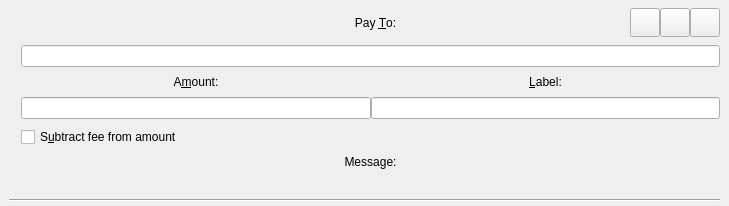
<?xml version="1.0" encoding="UTF-8"?>
<ui version="4.0">
 <class>SendCoinsEntry</class>
 <widget class="QStackedWidget" name="SendCoinsEntry">
  <property name="geometry">
   <rect>
    <x>0</x>
    <y>0</y>
    <width>729</width>
    <height>144</height>
   </rect>
  </property>
  <property name="focusPolicy">
   <enum>Qt::TabFocus</enum>
  </property>
  <property name="autoFillBackground">
   <bool>false</bool>
  </property>
  <property name="styleSheet">
   <string notr="true">#SendCoins, #SendCoins{
  background:transparent;
}</string>
  </property>
  <property name="currentIndex">
   <number>0</number>
  </property>
  <widget class="QFrame" name="SendCoins">
   <property name="toolTip">
    <string>This is a normal payment.</string>
   </property>
   <property name="styleSheet">
    <string notr="true"/>
   </property>
   <property name="frameShape">
    <enum>QFrame::NoFrame</enum>
   </property>
   <layout class="QGridLayout" name="gridLayout">
    <property name="topMargin">
     <number>8</number>
    </property>
    <property name="bottomMargin">
     <number>4</number>
    </property>
    <property name="horizontalSpacing">
     <number>12</number>
    </property>
    <property name="verticalSpacing">
     <number>8</number>
    </property>
    <item row="5" column="1">
     <layout class="QHBoxLayout" name="horizontalLayoutAmount" stretch="1">
      <item>
       <widget class="QCheckBox" name="checkboxSubtractFeeFromAmount">
        <property name="toolTip">
         <string>The fee will be deducted from the amount being sent. The recipient will receive a lower amount of Paccoin than you enter in the amount field. If multiple recipients are selected, the fee is split equally.</string>
        </property>
        <property name="text">
         <string>S&amp;ubtract fee from amount</string>
        </property>
       </widget>
      </item>
     </layout>
    </item>
    <item row="6" column="1">
     <widget class="QLabel" name="messageLabel">
      <property name="text">
       <string>Message:</string>
      </property>
      <property name="alignment">
       <set>Qt::AlignCenter</set>
      </property>
      <property name="class" stdset="0">
       <string>titleLabel</string>
      </property>
     </widget>
    </item>
    <item row="3" column="1">
     <layout class="QHBoxLayout" name="inputsContainer">
      <item>
       <widget class="BitcoinAmountField" name="payAmount">
        <property name="class" stdset="0">
         <string>LineEdit_PacCoins</string>
        </property>
       </widget>
      </item>
      <item>
       <widget class="QLineEdit" name="addAsLabel">
        <property name="toolTip">
         <string>Enter a label for this address to add it to the list of used addresses</string>
        </property>
        <property name="class" stdset="0">
         <string>LineEdit</string>
        </property>
       </widget>
      </item>
     </layout>
    </item>
    <item row="7" column="1">
     <widget class="QLabel" name="messageTextLabel">
      <property name="toolTip">
       <string>A message that was attached to the paccoin: URI which will be stored with the transaction for your reference. Note: This message will not be sent over the Paccoin network.</string>
      </property>
      <property name="textFormat">
       <enum>Qt::PlainText</enum>
      </property>
     </widget>
    </item>
    <item row="8" column="0" colspan="2">
     <widget class="Line" name="line">
      <property name="orientation">
       <enum>Qt::Horizontal</enum>
      </property>
     </widget>
    </item>
    <item row="0" column="1">
     <layout class="QHBoxLayout" name="PayToHeader">
      <item>
       <spacer name="horizontalSpacer">
        <property name="orientation">
         <enum>Qt::Horizontal</enum>
        </property>
        <property name="sizeType">
         <enum>QSizePolicy::Fixed</enum>
        </property>
        <property name="sizeHint" stdset="0">
         <size>
          <width>100</width>
          <height>20</height>
         </size>
        </property>
       </spacer>
      </item>
      <item>
       <widget class="QLabel" name="payToLabel">
        <property name="text">
         <string>Pay &amp;To:</string>
        </property>
        <property name="alignment">
         <set>Qt::AlignCenter</set>
        </property>
        <property name="buddy">
         <cstring>payTo</cstring>
        </property>
        <property name="class" stdset="0">
         <string>titleLabel</string>
        </property>
       </widget>
      </item>
      <item>
       <widget class="QToolButton" name="addressBookButton">
        <property name="toolTip">
         <string>Choose previously used address</string>
        </property>
        <property name="text">
         <string/>
        </property>
        <property name="iconSize">
         <size>
          <width>22</width>
          <height>22</height>
         </size>
        </property>
        <property name="shortcut">
         <string>Alt+A</string>
        </property>
        <property name="class" stdset="0">
         <string>QuickButton</string>
        </property>
       </widget>
      </item>
      <item>
       <widget class="QToolButton" name="pasteButton">
        <property name="toolTip">
         <string>Paste address from clipboard</string>
        </property>
        <property name="text">
         <string/>
        </property>
        <property name="iconSize">
         <size>
          <width>22</width>
          <height>22</height>
         </size>
        </property>
        <property name="shortcut">
         <string>Alt+P</string>
        </property>
        <property name="class" stdset="0">
         <string>QuickButton</string>
        </property>
       </widget>
      </item>
      <item>
       <widget class="QToolButton" name="deleteButton">
        <property name="toolTip">
         <string>Remove this entry</string>
        </property>
        <property name="text">
         <string/>
        </property>
        <property name="iconSize">
         <size>
          <width>22</width>
          <height>22</height>
         </size>
        </property>
        <property name="class" stdset="0">
         <string>QuickButton</string>
        </property>
       </widget>
      </item>
     </layout>
    </item>
    <item row="1" column="1">
     <layout class="QHBoxLayout" name="payToLayout">
      <property name="spacing">
       <number>0</number>
      </property>
      <item>
       <widget class="QValidatedLineEdit" name="payTo">
        <property name="toolTip">
         <string>The Paccoin address to send the payment to</string>
        </property>
        <property name="class" stdset="0">
         <string>LineEdit</string>
        </property>
       </widget>
      </item>
     </layout>
    </item>
    <item row="2" column="1">
     <layout class="QHBoxLayout" name="labelAmounTitles">
      <item>
       <widget class="QLabel" name="amountLabel">
        <property name="text">
         <string>A&amp;mount:</string>
        </property>
        <property name="alignment">
         <set>Qt::AlignCenter</set>
        </property>
        <property name="buddy">
         <cstring>payAmount</cstring>
        </property>
        <property name="class" stdset="0">
         <string>titleLabel</string>
        </property>
       </widget>
      </item>
      <item>
       <widget class="QLabel" name="labellLabel">
        <property name="text">
         <string>&amp;Label:</string>
        </property>
        <property name="alignment">
         <set>Qt::AlignCenter</set>
        </property>
        <property name="buddy">
         <cstring>addAsLabel</cstring>
        </property>
        <property name="class" stdset="0">
         <string>titleLabel</string>
        </property>
       </widget>
      </item>
     </layout>
    </item>
   </layout>
  </widget>
  <widget class="QFrame" name="SendCoins_UnauthenticatedPaymentRequest">
   <property name="palette">
    <palette>
     <active>
      <colorrole role="WindowText">
       <brush brushstyle="SolidPattern">
        <color alpha="255">
         <red>0</red>
         <green>0</green>
         <blue>0</blue>
        </color>
       </brush>
      </colorrole>
      <colorrole role="Button">
       <brush brushstyle="SolidPattern">
        <color alpha="255">
         <red>255</red>
         <green>255</green>
         <blue>127</blue>
        </color>
       </brush>
      </colorrole>
      <colorrole role="Light">
       <brush brushstyle="SolidPattern">
        <color alpha="255">
         <red>255</red>
         <green>255</green>
         <blue>255</blue>
        </color>
       </brush>
      </colorrole>
      <colorrole role="Midlight">
       <brush brushstyle="SolidPattern">
        <color alpha="255">
         <red>255</red>
         <green>255</green>
         <blue>191</blue>
        </color>
       </brush>
      </colorrole>
      <colorrole role="Dark">
       <brush brushstyle="SolidPattern">
        <color alpha="255">
         <red>127</red>
         <green>127</green>
         <blue>63</blue>
        </color>
       </brush>
      </colorrole>
      <colorrole role="Mid">
       <brush brushstyle="SolidPattern">
        <color alpha="255">
         <red>170</red>
         <green>170</green>
         <blue>84</blue>
        </color>
       </brush>
      </colorrole>
      <colorrole role="Text">
       <brush brushstyle="SolidPattern">
        <color alpha="255">
         <red>0</red>
         <green>0</green>
         <blue>0</blue>
        </color>
       </brush>
      </colorrole>
      <colorrole role="BrightText">
       <brush brushstyle="SolidPattern">
        <color alpha="255">
         <red>255</red>
         <green>255</green>
         <blue>255</blue>
        </color>
       </brush>
      </colorrole>
      <colorrole role="ButtonText">
       <brush brushstyle="SolidPattern">
        <color alpha="255">
         <red>0</red>
         <green>0</green>
         <blue>0</blue>
        </color>
       </brush>
      </colorrole>
      <colorrole role="Base">
       <brush brushstyle="SolidPattern">
        <color alpha="255">
         <red>255</red>
         <green>255</green>
         <blue>255</blue>
        </color>
       </brush>
      </colorrole>
      <colorrole role="Window">
       <brush brushstyle="SolidPattern">
        <color alpha="255">
         <red>255</red>
         <green>255</green>
         <blue>127</blue>
        </color>
       </brush>
      </colorrole>
      <colorrole role="Shadow">
       <brush brushstyle="SolidPattern">
        <color alpha="255">
         <red>0</red>
         <green>0</green>
         <blue>0</blue>
        </color>
       </brush>
      </colorrole>
      <colorrole role="AlternateBase">
       <brush brushstyle="SolidPattern">
        <color alpha="255">
         <red>255</red>
         <green>255</green>
         <blue>191</blue>
        </color>
       </brush>
      </colorrole>
      <colorrole role="ToolTipBase">
       <brush brushstyle="SolidPattern">
        <color alpha="255">
         <red>255</red>
         <green>255</green>
         <blue>220</blue>
        </color>
       </brush>
      </colorrole>
      <colorrole role="ToolTipText">
       <brush brushstyle="SolidPattern">
        <color alpha="255">
         <red>0</red>
         <green>0</green>
         <blue>0</blue>
        </color>
       </brush>
      </colorrole>
     </active>
     <inactive>
      <colorrole role="WindowText">
       <brush brushstyle="SolidPattern">
        <color alpha="255">
         <red>0</red>
         <green>0</green>
         <blue>0</blue>
        </color>
       </brush>
      </colorrole>
      <colorrole role="Button">
       <brush brushstyle="SolidPattern">
        <color alpha="255">
         <red>255</red>
         <green>255</green>
         <blue>127</blue>
        </color>
       </brush>
      </colorrole>
      <colorrole role="Light">
       <brush brushstyle="SolidPattern">
        <color alpha="255">
         <red>255</red>
         <green>255</green>
         <blue>255</blue>
        </color>
       </brush>
      </colorrole>
      <colorrole role="Midlight">
       <brush brushstyle="SolidPattern">
        <color alpha="255">
         <red>255</red>
         <green>255</green>
         <blue>191</blue>
        </color>
       </brush>
      </colorrole>
      <colorrole role="Dark">
       <brush brushstyle="SolidPattern">
        <color alpha="255">
         <red>127</red>
         <green>127</green>
         <blue>63</blue>
        </color>
       </brush>
      </colorrole>
      <colorrole role="Mid">
       <brush brushstyle="SolidPattern">
        <color alpha="255">
         <red>170</red>
         <green>170</green>
         <blue>84</blue>
        </color>
       </brush>
      </colorrole>
      <colorrole role="Text">
       <brush brushstyle="SolidPattern">
        <color alpha="255">
         <red>0</red>
         <green>0</green>
         <blue>0</blue>
        </color>
       </brush>
      </colorrole>
      <colorrole role="BrightText">
       <brush brushstyle="SolidPattern">
        <color alpha="255">
         <red>255</red>
         <green>255</green>
         <blue>255</blue>
        </color>
       </brush>
      </colorrole>
      <colorrole role="ButtonText">
       <brush brushstyle="SolidPattern">
        <color alpha="255">
         <red>0</red>
         <green>0</green>
         <blue>0</blue>
        </color>
       </brush>
      </colorrole>
      <colorrole role="Base">
       <brush brushstyle="SolidPattern">
        <color alpha="255">
         <red>255</red>
         <green>255</green>
         <blue>255</blue>
        </color>
       </brush>
      </colorrole>
      <colorrole role="Window">
       <brush brushstyle="SolidPattern">
        <color alpha="255">
         <red>255</red>
         <green>255</green>
         <blue>127</blue>
        </color>
       </brush>
      </colorrole>
      <colorrole role="Shadow">
       <brush brushstyle="SolidPattern">
        <color alpha="255">
         <red>0</red>
         <green>0</green>
         <blue>0</blue>
        </color>
       </brush>
      </colorrole>
      <colorrole role="AlternateBase">
       <brush brushstyle="SolidPattern">
        <color alpha="255">
         <red>255</red>
         <green>255</green>
         <blue>191</blue>
        </color>
       </brush>
      </colorrole>
      <colorrole role="ToolTipBase">
       <brush brushstyle="SolidPattern">
        <color alpha="255">
         <red>255</red>
         <green>255</green>
         <blue>220</blue>
        </color>
       </brush>
      </colorrole>
      <colorrole role="ToolTipText">
       <brush brushstyle="SolidPattern">
        <color alpha="255">
         <red>0</red>
         <green>0</green>
         <blue>0</blue>
        </color>
       </brush>
      </colorrole>
     </inactive>
     <disabled>
      <colorrole role="WindowText">
       <brush brushstyle="SolidPattern">
        <color alpha="255">
         <red>127</red>
         <green>127</green>
         <blue>63</blue>
        </color>
       </brush>
      </colorrole>
      <colorrole role="Button">
       <brush brushstyle="SolidPattern">
        <color alpha="255">
         <red>255</red>
         <green>255</green>
         <blue>127</blue>
        </color>
       </brush>
      </colorrole>
      <colorrole role="Light">
       <brush brushstyle="SolidPattern">
        <color alpha="255">
         <red>255</red>
         <green>255</green>
         <blue>255</blue>
        </color>
       </brush>
      </colorrole>
      <colorrole role="Midlight">
       <brush brushstyle="SolidPattern">
        <color alpha="255">
         <red>255</red>
         <green>255</green>
         <blue>191</blue>
        </color>
       </brush>
      </colorrole>
      <colorrole role="Dark">
       <brush brushstyle="SolidPattern">
        <color alpha="255">
         <red>127</red>
         <green>127</green>
         <blue>63</blue>
        </color>
       </brush>
      </colorrole>
      <colorrole role="Mid">
       <brush brushstyle="SolidPattern">
        <color alpha="255">
         <red>170</red>
         <green>170</green>
         <blue>84</blue>
        </color>
       </brush>
      </colorrole>
      <colorrole role="Text">
       <brush brushstyle="SolidPattern">
        <color alpha="255">
         <red>127</red>
         <green>127</green>
         <blue>63</blue>
        </color>
       </brush>
      </colorrole>
      <colorrole role="BrightText">
       <brush brushstyle="SolidPattern">
        <color alpha="255">
         <red>255</red>
         <green>255</green>
         <blue>255</blue>
        </color>
       </brush>
      </colorrole>
      <colorrole role="ButtonText">
       <brush brushstyle="SolidPattern">
        <color alpha="255">
         <red>127</red>
         <green>127</green>
         <blue>63</blue>
        </color>
       </brush>
      </colorrole>
      <colorrole role="Base">
       <brush brushstyle="SolidPattern">
        <color alpha="255">
         <red>255</red>
         <green>255</green>
         <blue>127</blue>
        </color>
       </brush>
      </colorrole>
      <colorrole role="Window">
       <brush brushstyle="SolidPattern">
        <color alpha="255">
         <red>255</red>
         <green>255</green>
         <blue>127</blue>
        </color>
       </brush>
      </colorrole>
      <colorrole role="Shadow">
       <brush brushstyle="SolidPattern">
        <color alpha="255">
         <red>0</red>
         <green>0</green>
         <blue>0</blue>
        </color>
       </brush>
      </colorrole>
      <colorrole role="AlternateBase">
       <brush brushstyle="SolidPattern">
        <color alpha="255">
         <red>255</red>
         <green>255</green>
         <blue>127</blue>
        </color>
       </brush>
      </colorrole>
      <colorrole role="ToolTipBase">
       <brush brushstyle="SolidPattern">
        <color alpha="255">
         <red>255</red>
         <green>255</green>
         <blue>220</blue>
        </color>
       </brush>
      </colorrole>
      <colorrole role="ToolTipText">
       <brush brushstyle="SolidPattern">
        <color alpha="255">
         <red>0</red>
         <green>0</green>
         <blue>0</blue>
        </color>
       </brush>
      </colorrole>
     </disabled>
    </palette>
   </property>
   <property name="toolTip">
    <string>This is an unauthenticated payment request.</string>
   </property>
   <property name="autoFillBackground">
    <bool>true</bool>
   </property>
   <property name="frameShape">
    <enum>QFrame::NoFrame</enum>
   </property>
   <layout class="QGridLayout" name="gridLayout_is">
    <property name="spacing">
     <number>12</number>
    </property>
    <item row="0" column="0">
     <widget class="QLabel" name="payToLabel_is">
      <property name="text">
       <string>Pay To:</string>
      </property>
      <property name="alignment">
       <set>Qt::AlignRight|Qt::AlignTrailing|Qt::AlignVCenter</set>
      </property>
     </widget>
    </item>
    <item row="0" column="1">
     <layout class="QHBoxLayout" name="payToLayout_is">
      <property name="spacing">
       <number>0</number>
      </property>
      <item>
       <widget class="QLabel" name="payTo_is"/>
      </item>
      <item>
       <widget class="QToolButton" name="deleteButton_is">
        <property name="toolTip">
         <string>Remove this entry</string>
        </property>
        <property name="text">
         <string/>
        </property>
       </widget>
      </item>
     </layout>
    </item>
    <item row="1" column="0">
     <widget class="QLabel" name="memoLabel_is">
      <property name="text">
       <string>Memo:</string>
      </property>
      <property name="alignment">
       <set>Qt::AlignRight|Qt::AlignTrailing|Qt::AlignVCenter</set>
      </property>
     </widget>
    </item>
    <item row="1" column="1">
     <widget class="QLabel" name="memoTextLabel_is">
      <property name="textFormat">
       <enum>Qt::PlainText</enum>
      </property>
     </widget>
    </item>
    <item row="2" column="0">
     <widget class="QLabel" name="amountLabel_is">
      <property name="text">
       <string>A&amp;mount:</string>
      </property>
      <property name="alignment">
       <set>Qt::AlignRight|Qt::AlignTrailing|Qt::AlignVCenter</set>
      </property>
      <property name="buddy">
       <cstring>payAmount_is</cstring>
      </property>
     </widget>
    </item>
    <item row="2" column="1">
     <widget class="BitcoinAmountField" name="payAmount_is">
      <property name="acceptDrops">
       <bool>false</bool>
      </property>
     </widget>
    </item>
   </layout>
  </widget>
  <widget class="QFrame" name="SendCoins_AuthenticatedPaymentRequest">
   <property name="palette">
    <palette>
     <active>
      <colorrole role="WindowText">
       <brush brushstyle="SolidPattern">
        <color alpha="255">
         <red>0</red>
         <green>0</green>
         <blue>0</blue>
        </color>
       </brush>
      </colorrole>
      <colorrole role="Button">
       <brush brushstyle="SolidPattern">
        <color alpha="255">
         <red>140</red>
         <green>232</green>
         <blue>119</blue>
        </color>
       </brush>
      </colorrole>
      <colorrole role="Light">
       <brush brushstyle="SolidPattern">
        <color alpha="255">
         <red>230</red>
         <green>255</green>
         <blue>224</blue>
        </color>
       </brush>
      </colorrole>
      <colorrole role="Midlight">
       <brush brushstyle="SolidPattern">
        <color alpha="255">
         <red>185</red>
         <green>243</green>
         <blue>171</blue>
        </color>
       </brush>
      </colorrole>
      <colorrole role="Dark">
       <brush brushstyle="SolidPattern">
        <color alpha="255">
         <red>70</red>
         <green>116</green>
         <blue>59</blue>
        </color>
       </brush>
      </colorrole>
      <colorrole role="Mid">
       <brush brushstyle="SolidPattern">
        <color alpha="255">
         <red>93</red>
         <green>155</green>
         <blue>79</blue>
        </color>
       </brush>
      </colorrole>
      <colorrole role="Text">
       <brush brushstyle="SolidPattern">
        <color alpha="255">
         <red>0</red>
         <green>0</green>
         <blue>0</blue>
        </color>
       </brush>
      </colorrole>
      <colorrole role="BrightText">
       <brush brushstyle="SolidPattern">
        <color alpha="255">
         <red>155</red>
         <green>255</green>
         <blue>147</blue>
        </color>
       </brush>
      </colorrole>
      <colorrole role="ButtonText">
       <brush brushstyle="SolidPattern">
        <color alpha="255">
         <red>0</red>
         <green>0</green>
         <blue>0</blue>
        </color>
       </brush>
      </colorrole>
      <colorrole role="Base">
       <brush brushstyle="SolidPattern">
        <color alpha="255">
         <red>119</red>
         <green>255</green>
         <blue>233</blue>
        </color>
       </brush>
      </colorrole>
      <colorrole role="Window">
       <brush brushstyle="SolidPattern">
        <color alpha="255">
         <red>140</red>
         <green>232</green>
         <blue>119</blue>
        </color>
       </brush>
      </colorrole>
      <colorrole role="Shadow">
       <brush brushstyle="SolidPattern">
        <color alpha="255">
         <red>0</red>
         <green>0</green>
         <blue>0</blue>
        </color>
       </brush>
      </colorrole>
      <colorrole role="AlternateBase">
       <brush brushstyle="SolidPattern">
        <color alpha="255">
         <red>197</red>
         <green>243</green>
         <blue>187</blue>
        </color>
       </brush>
      </colorrole>
      <colorrole role="NoRole">
       <brush brushstyle="SolidPattern">
        <color alpha="255">
         <red>125</red>
         <green>194</green>
         <blue>122</blue>
        </color>
       </brush>
      </colorrole>
      <colorrole role="ToolTipBase">
       <brush brushstyle="SolidPattern">
        <color alpha="255">
         <red>255</red>
         <green>255</green>
         <blue>220</blue>
        </color>
       </brush>
      </colorrole>
      <colorrole role="ToolTipText">
       <brush brushstyle="SolidPattern">
        <color alpha="255">
         <red>0</red>
         <green>0</green>
         <blue>0</blue>
        </color>
       </brush>
      </colorrole>
     </active>
     <inactive>
      <colorrole role="WindowText">
       <brush brushstyle="SolidPattern">
        <color alpha="255">
         <red>0</red>
         <green>0</green>
         <blue>0</blue>
        </color>
       </brush>
      </colorrole>
      <colorrole role="Button">
       <brush brushstyle="SolidPattern">
        <color alpha="255">
         <red>140</red>
         <green>232</green>
         <blue>119</blue>
        </color>
       </brush>
      </colorrole>
      <colorrole role="Light">
       <brush brushstyle="SolidPattern">
        <color alpha="255">
         <red>230</red>
         <green>255</green>
         <blue>224</blue>
        </color>
       </brush>
      </colorrole>
      <colorrole role="Midlight">
       <brush brushstyle="SolidPattern">
        <color alpha="255">
         <red>185</red>
         <green>243</green>
         <blue>171</blue>
        </color>
       </brush>
      </colorrole>
      <colorrole role="Dark">
       <brush brushstyle="SolidPattern">
        <color alpha="255">
         <red>70</red>
         <green>116</green>
         <blue>59</blue>
        </color>
       </brush>
      </colorrole>
      <colorrole role="Mid">
       <brush brushstyle="SolidPattern">
        <color alpha="255">
         <red>93</red>
         <green>155</green>
         <blue>79</blue>
        </color>
       </brush>
      </colorrole>
      <colorrole role="Text">
       <brush brushstyle="SolidPattern">
        <color alpha="255">
         <red>0</red>
         <green>0</green>
         <blue>0</blue>
        </color>
       </brush>
      </colorrole>
      <colorrole role="BrightText">
       <brush brushstyle="SolidPattern">
        <color alpha="255">
         <red>155</red>
         <green>255</green>
         <blue>147</blue>
        </color>
       </brush>
      </colorrole>
      <colorrole role="ButtonText">
       <brush brushstyle="SolidPattern">
        <color alpha="255">
         <red>0</red>
         <green>0</green>
         <blue>0</blue>
        </color>
       </brush>
      </colorrole>
      <colorrole role="Base">
       <brush brushstyle="SolidPattern">
        <color alpha="255">
         <red>119</red>
         <green>255</green>
         <blue>233</blue>
        </color>
       </brush>
      </colorrole>
      <colorrole role="Window">
       <brush brushstyle="SolidPattern">
        <color alpha="255">
         <red>140</red>
         <green>232</green>
         <blue>119</blue>
        </color>
       </brush>
      </colorrole>
      <colorrole role="Shadow">
       <brush brushstyle="SolidPattern">
        <color alpha="255">
         <red>0</red>
         <green>0</green>
         <blue>0</blue>
        </color>
       </brush>
      </colorrole>
      <colorrole role="AlternateBase">
       <brush brushstyle="SolidPattern">
        <color alpha="255">
         <red>197</red>
         <green>243</green>
         <blue>187</blue>
        </color>
       </brush>
      </colorrole>
      <colorrole role="NoRole">
       <brush brushstyle="SolidPattern">
        <color alpha="255">
         <red>125</red>
         <green>194</green>
         <blue>122</blue>
        </color>
       </brush>
      </colorrole>
      <colorrole role="ToolTipBase">
       <brush brushstyle="SolidPattern">
        <color alpha="255">
         <red>255</red>
         <green>255</green>
         <blue>220</blue>
        </color>
       </brush>
      </colorrole>
      <colorrole role="ToolTipText">
       <brush brushstyle="SolidPattern">
        <color alpha="255">
         <red>0</red>
         <green>0</green>
         <blue>0</blue>
        </color>
       </brush>
      </colorrole>
     </inactive>
     <disabled>
      <colorrole role="WindowText">
       <brush brushstyle="SolidPattern">
        <color alpha="255">
         <red>70</red>
         <green>116</green>
         <blue>59</blue>
        </color>
       </brush>
      </colorrole>
      <colorrole role="Button">
       <brush brushstyle="SolidPattern">
        <color alpha="255">
         <red>140</red>
         <green>232</green>
         <blue>119</blue>
        </color>
       </brush>
      </colorrole>
      <colorrole role="Light">
       <brush brushstyle="SolidPattern">
        <color alpha="255">
         <red>230</red>
         <green>255</green>
         <blue>224</blue>
        </color>
       </brush>
      </colorrole>
      <colorrole role="Midlight">
       <brush brushstyle="SolidPattern">
        <color alpha="255">
         <red>185</red>
         <green>243</green>
         <blue>171</blue>
        </color>
       </brush>
      </colorrole>
      <colorrole role="Dark">
       <brush brushstyle="SolidPattern">
        <color alpha="255">
         <red>70</red>
         <green>116</green>
         <blue>59</blue>
        </color>
       </brush>
      </colorrole>
      <colorrole role="Mid">
       <brush brushstyle="SolidPattern">
        <color alpha="255">
         <red>93</red>
         <green>155</green>
         <blue>79</blue>
        </color>
       </brush>
      </colorrole>
      <colorrole role="Text">
       <brush brushstyle="SolidPattern">
        <color alpha="255">
         <red>70</red>
         <green>116</green>
         <blue>59</blue>
        </color>
       </brush>
      </colorrole>
      <colorrole role="BrightText">
       <brush brushstyle="SolidPattern">
        <color alpha="255">
         <red>155</red>
         <green>255</green>
         <blue>147</blue>
        </color>
       </brush>
      </colorrole>
      <colorrole role="ButtonText">
       <brush brushstyle="SolidPattern">
        <color alpha="255">
         <red>70</red>
         <green>116</green>
         <blue>59</blue>
        </color>
       </brush>
      </colorrole>
      <colorrole role="Base">
       <brush brushstyle="SolidPattern">
        <color alpha="255">
         <red>140</red>
         <green>232</green>
         <blue>119</blue>
        </color>
       </brush>
      </colorrole>
      <colorrole role="Window">
       <brush brushstyle="SolidPattern">
        <color alpha="255">
         <red>140</red>
         <green>232</green>
         <blue>119</blue>
        </color>
       </brush>
      </colorrole>
      <colorrole role="Shadow">
       <brush brushstyle="SolidPattern">
        <color alpha="255">
         <red>0</red>
         <green>0</green>
         <blue>0</blue>
        </color>
       </brush>
      </colorrole>
      <colorrole role="AlternateBase">
       <brush brushstyle="SolidPattern">
        <color alpha="255">
         <red>140</red>
         <green>232</green>
         <blue>119</blue>
        </color>
       </brush>
      </colorrole>
      <colorrole role="NoRole">
       <brush brushstyle="SolidPattern">
        <color alpha="255">
         <red>125</red>
         <green>194</green>
         <blue>122</blue>
        </color>
       </brush>
      </colorrole>
      <colorrole role="ToolTipBase">
       <brush brushstyle="SolidPattern">
        <color alpha="255">
         <red>255</red>
         <green>255</green>
         <blue>220</blue>
        </color>
       </brush>
      </colorrole>
      <colorrole role="ToolTipText">
       <brush brushstyle="SolidPattern">
        <color alpha="255">
         <red>0</red>
         <green>0</green>
         <blue>0</blue>
        </color>
       </brush>
      </colorrole>
     </disabled>
    </palette>
   </property>
   <property name="toolTip">
    <string>This is an authenticated payment request.</string>
   </property>
   <property name="autoFillBackground">
    <bool>true</bool>
   </property>
   <property name="frameShape">
    <enum>QFrame::NoFrame</enum>
   </property>
   <layout class="QGridLayout" name="gridLayout_s">
    <property name="spacing">
     <number>12</number>
    </property>
    <item row="0" column="0">
     <widget class="QLabel" name="payToLabel_s">
      <property name="text">
       <string>Pay To:</string>
      </property>
      <property name="alignment">
       <set>Qt::AlignRight|Qt::AlignTrailing|Qt::AlignVCenter</set>
      </property>
     </widget>
    </item>
    <item row="0" column="1">
     <layout class="QHBoxLayout" name="payToLayout_s">
      <property name="spacing">
       <number>0</number>
      </property>
      <item>
       <widget class="QLabel" name="payTo_s">
        <property name="textFormat">
         <enum>Qt::PlainText</enum>
        </property>
       </widget>
      </item>
      <item>
       <widget class="QToolButton" name="deleteButton_s">
        <property name="toolTip">
         <string>Remove this entry</string>
        </property>
        <property name="text">
         <string/>
        </property>
       </widget>
      </item>
     </layout>
    </item>
    <item row="1" column="0">
     <widget class="QLabel" name="memoLabel_s">
      <property name="text">
       <string>Memo:</string>
      </property>
      <property name="alignment">
       <set>Qt::AlignRight|Qt::AlignTrailing|Qt::AlignVCenter</set>
      </property>
     </widget>
    </item>
    <item row="1" column="1">
     <widget class="QLabel" name="memoTextLabel_s">
      <property name="textFormat">
       <enum>Qt::PlainText</enum>
      </property>
     </widget>
    </item>
    <item row="2" column="0">
     <widget class="QLabel" name="amountLabel_s">
      <property name="text">
       <string>A&amp;mount:</string>
      </property>
      <property name="alignment">
       <set>Qt::AlignRight|Qt::AlignTrailing|Qt::AlignVCenter</set>
      </property>
      <property name="buddy">
       <cstring>payAmount_s</cstring>
      </property>
     </widget>
    </item>
    <item row="2" column="1">
     <widget class="BitcoinAmountField" name="payAmount_s">
      <property name="acceptDrops">
       <bool>false</bool>
      </property>
     </widget>
    </item>
   </layout>
  </widget>
 </widget>
 <customwidgets>
  <customwidget>
   <class>QValidatedLineEdit</class>
   <extends>QLineEdit</extends>
   <header>qvalidatedlineedit.h</header>
  </customwidget>
  <customwidget>
   <class>BitcoinAmountField</class>
   <extends>QLineEdit</extends>
   <header>bitcoinamountfield.h</header>
   <container>1</container>
  </customwidget>
 </customwidgets>
 <tabstops>
  <tabstop>payTo</tabstop>
  <tabstop>payAmount_is</tabstop>
  <tabstop>deleteButton_is</tabstop>
  <tabstop>payAmount_s</tabstop>
  <tabstop>deleteButton_s</tabstop>
 </tabstops>
 <resources/>
 <connections/>
</ui>
